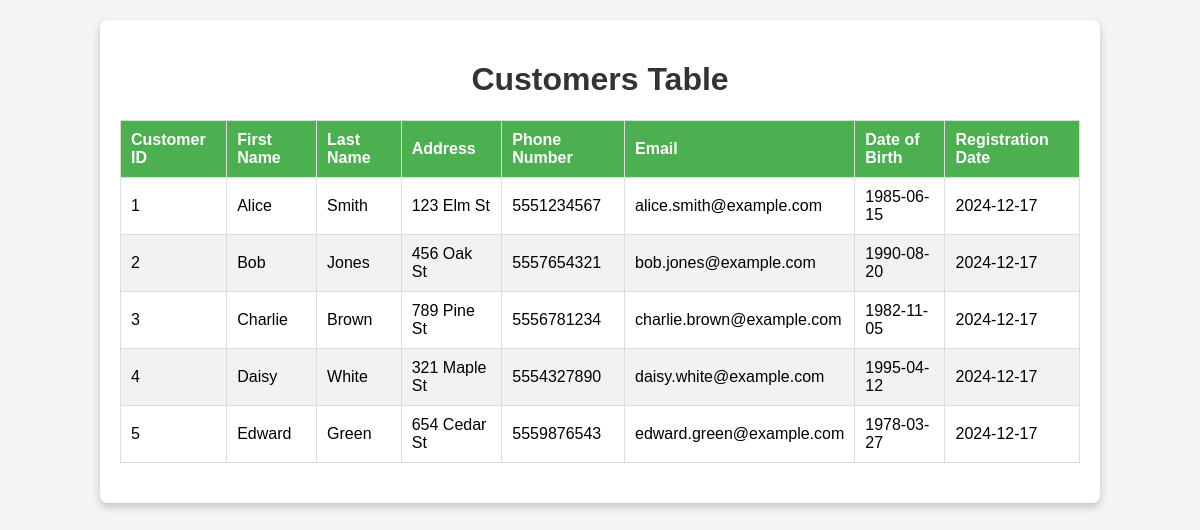
The app's page /view_customers.php with its own data.
### tables this page shows
CREATE TABLE Customer (
    customer_id INT PRIMARY KEY,
    first_name VARCHAR(50),
    last_name VARCHAR(50),
    address VARCHAR(255),
    phone_number VARCHAR(15),
    email VARCHAR(100),
    date_of_birth DATE,
    registration_date DATE
);

### view_customers.php (the view, shortened to what this page needs)
<?php
$servername = "localhost";
$username = "root";
$password = "";
$database = "CoolBank";
$conn = new mysqli($servername, $username, $password, $database);
$sql = "SELECT * FROM Customer ORDER BY registration_date DESC";
$result = $conn->query($sql);
?>
<!DOCTYPE html>
<html lang="en">
<head>
</head>
<body>
    <div class="container">
        <h1>Customers Table</h1>
        <?php if ($result && $result->num_rows > 0): ?>
            <table>
                <thead>
                    <tr>
                        <th>Customer ID</th>
                        <th>First Name</th>
                        <th>Last Name</th>
                        <th>Address</th>
                        <th>Phone Number</th>
                        <th>Email</th>
                        <th>Date of Birth</th>
                        <th>Registration Date</th>
                    </tr>
                </thead>
                <tbody>
                    <?php while ($row = $result->fetch_assoc()): ?>
                        <tr>
                            <td><?php echo htmlspecialchars($row['customer_id']); ?></td>
                            <td><?php echo htmlspecialchars($row['first_name']); ?></td>
                            <td><?php echo htmlspecialchars($row['last_name']); ?></td>
                            <td><?php echo htmlspecialchars($row['address']); ?></td>
                            <td><?php echo htmlspecialchars($row['phone_number']); ?></td>
                            <td><?php echo htmlspecialchars($row['email']); ?></td>
                            <td><?php echo htmlspecialchars($row['date_of_birth']); ?></td>
                            <td><?php echo htmlspecialchars($row['registration_date']); ?></td>
                        </tr>
                    <?php endwhile; ?>
                </tbody>
            </table>
        <?php else: ?>
            <p class="no-data">No customers found in the database.</p>
        <?php endif; ?>
    </div>
</body>
</html>

### view_customers.php (style rules this page uses)
body { font-family: Arial, sans-serif; background-color: #f4f4f4; margin: 0; padding: 0; }
.container { width: 80%; margin: 20px auto; background: white; padding: 20px; border-radius: 8px; box-shadow: 0 4px 8px rgba(0, 0, 0, 0.2); }
h1 { text-align: center; color: #333; }
table { width: 100%; border-collapse: collapse; margin: 20px 0; }
table, th, td { border: 1px solid #ddd; }
th, td { padding: 10px; text-align: left; }
th { background-color: #4CAF50; color: white; }
tr:nth-child(even) { background-color: #f2f2f2; }

### records on screen
customer: customer_id "1", first_name "Alice", last_name "Smith", address "123 Elm St", phone_number "5551234567", email "alice.smith@example.com", date_of_birth "1985-06-15", registration_date "2024-12-17"
customer: customer_id "2", first_name "Bob", last_name "Jones", address "456 Oak St", phone_number "5557654321", email "bob.jones@example.com", date_of_birth "1990-08-20", registration_date "2024-12-17"
customer: customer_id "3", first_name "Charlie", last_name "Brown", address "789 Pine St", phone_number "5556781234", email "charlie.brown@example.com", date_of_birth "1982-11-05", registration_date "2024-12-17"
customer: customer_id "4", first_name "Daisy", last_name "White", address "321 Maple St", phone_number "5554327890", email "daisy.white@example.com", date_of_birth "1995-04-12", registration_date "2024-12-17"
customer: customer_id "5", first_name "Edward", last_name "Green", address "654 Cedar St", phone_number "5559876543", email "edward.green@example.com", date_of_birth "1978-03-27", registration_date "2024-12-17"
